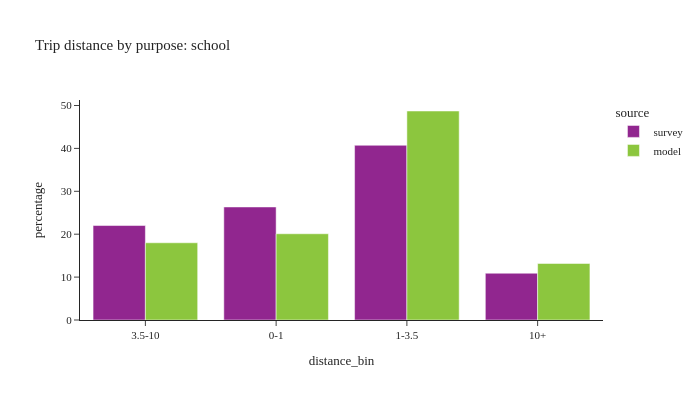

The cell this chart's notebook holds for it:
### Code cell
plot_bins(trip, pl.col('dpurp') == 2, 'school')

### Figure 1 — Plotly figure (JSON) as saved in the notebook; plotly's stock layout.template omitted (floating-point values rounded to 4 significant figures)
{"data": [{"alignmentgroup": "True", "customdata": [[142], [177], [288], [56]], "hovertemplate": "source=survey<br>distance_bin=%{x}<br>percentage=%{y}<br>sample count=%{customdata[0]}<extra></extra>", "legendgroup": "survey", "marker": {"color": "#91268F", "pattern": {"shape": ""}}, "name": "survey", "offsetgroup": "survey", "orientation": "v", "showlegend": true, "textposition": "auto", "type": "bar", "x": ["3.5-10", "0-1", "1-3.5", "10+"], "xaxis": "x", "y": [22.02, 26.35, 40.72, 10.91], "yaxis": "y"}, {"alignmentgroup": "True", "customdata": [[121091], [135237], [327713], [88635]], "hovertemplate": "source=model<br>distance_bin=%{x}<br>percentage=%{y}<br>sample count=%{customdata[0]}<extra></extra>", "legendgroup": "model", "marker": {"color": "#8CC63E", "pattern": {"shape": ""}}, "name": "model", "offsetgroup": "model", "orientation": "v", "showlegend": true, "textposition": "auto", "type": "bar", "x": ["3.5-10", "0-1", "1-3.5", "10+"], "xaxis": "x", "y": [18.0, 20.1, 48.72, 13.18], "yaxis": "y"}], "layout": {"barmode": "group", "font": {"size": 11}, "height": 400, "legend": {"title": {"text": "source"}, "tracegroupgap": 0}, "title": {"text": "Trip distance by purpose: school"}, "width": 700, "xaxis": {"anchor": "y", "domain": [0.0, 1.0], "title": {"text": "distance_bin"}}, "yaxis": {"anchor": "x", "domain": [0.0, 1.0], "title": {"text": "percentage"}}}}
